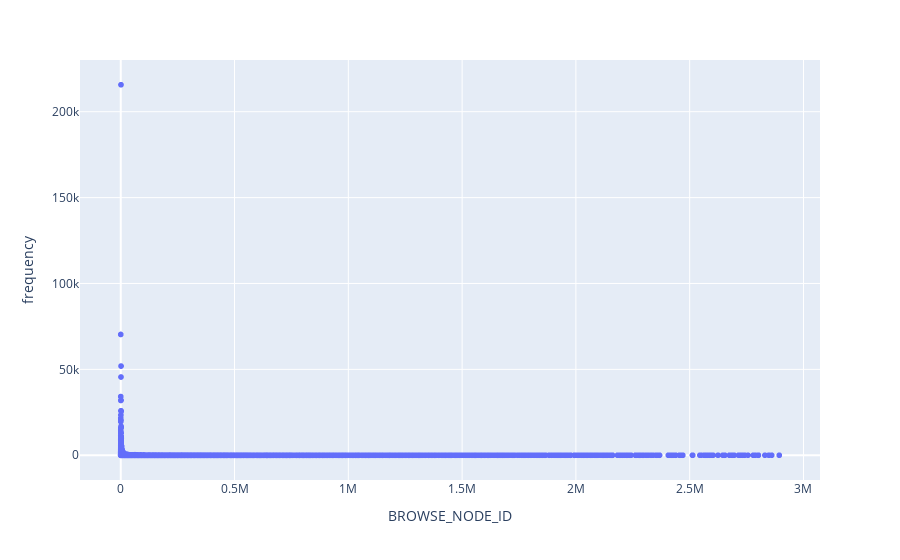

The notebook cell saved with this chart:
### Code cell
import plotly.express as px
fig = px.scatter(de, x="BROWSE_NODE_ID", y="frequency")
fig.show()

### Figure 1 — Plotly figure (JSON) as saved in the notebook; plotly's stock layout.template omitted (floating-point values rounded to 4 significant figures; data arrays with more than 128 entries replaced by an {"elided": "..."} marker saying what was removed)
{"data": [{"hovertemplate": "BROWSE_NODE_ID=%{x}<br>frequency=%{y}<extra></extra>", "legendgroup": "", "marker": {"color": "#636efa", "symbol": "circle"}, "mode": "markers", "name": "", "showlegend": false, "type": "scattergl", "x": {"elided": "9919 int values"}, "xaxis": "x", "y": {"elided": "9919 int values"}, "yaxis": "y"}], "layout": {"legend": {"tracegroupgap": 0}, "margin": {"t": 60}, "xaxis": {"anchor": "y", "domain": [0, 1], "title": {"text": "BROWSE_NODE_ID"}}, "yaxis": {"anchor": "x", "domain": [0, 1], "title": {"text": "frequency"}}}}
